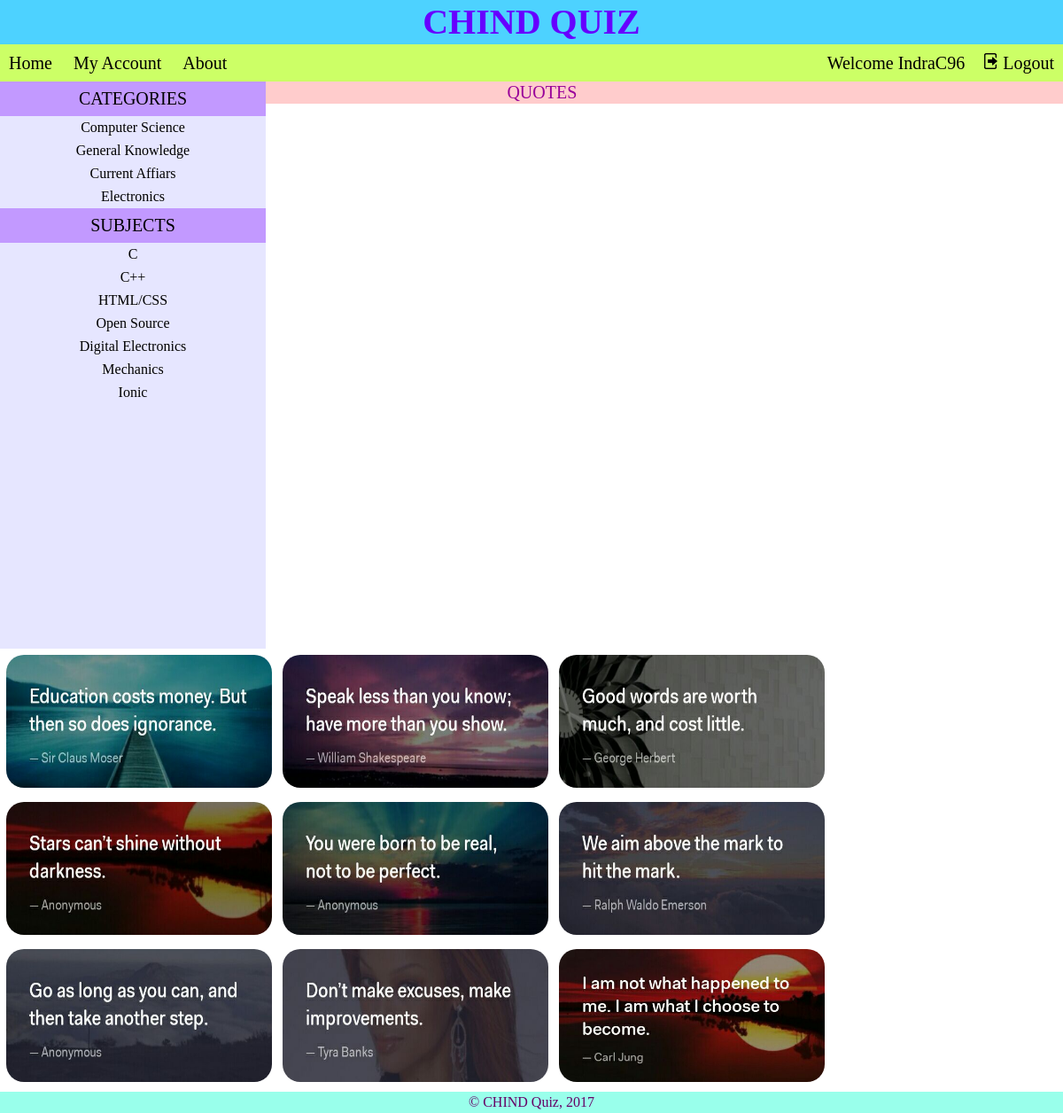
The page /home.php (signed in) on the database its author committed.
### tables this page shows
CREATE TABLE `category` (
  `id` int(11) NOT NULL,
  `name` varchar(30) NOT NULL
);

CREATE TABLE `subject` (
  `id` int(11) NOT NULL,
  `name` varchar(30) NOT NULL
);

### home.php (the view, shortened to what this page needs)
<?php
	require_once('includes/database.php');
?>
<!DOCTYPE html>
<html>
<head>
	<link rel="stylesheet" href="style/style.css">
</head>
<body>
	<header>
		CHIND QUIZ
	</header>
	<div id="menu">
		<ul>
			<a href="home.php"><li>Home</li></a>
			<a href="profile.php"><li>My Account</li></a>
			<a href="about.php"><li>About</li></a>
			<a href="includes/logout.php"><li class="right"><img src="images/logout.png" alt="logout">&nbsp;Logout</li></a>
			<li class="right user">Welcome <?php echo $_SESSION['uname']; ?></li>
		</ul>
	</div>
	<div class="nav">
		<div class="title">CATEGORIES</div>
			<ul>
					<?php
						$sql_cat = "SELECT * FROM category";
						$run_cat = mysqli_query($con, $sql_cat);
						while($row = mysqli_fetch_array($run_cat)) {
								$name = $row['name'];
								echo "<a href='includes/quiz.php?cat=$name'><li>$name</li></a>";
						}
					?>
			</ul>
		<div class="title">SUBJECTS</div>
			<ul>
				<?php
					$sql_sub = "SELECT name FROM subject";
					$run_sub = mysqli_query($con, $sql_sub);
					while($row = mysqli_fetch_array($run_sub)) {
						echo "<li>".$row['name']."</li>";
					}
				?>
			</ul>
	</div>
	<section id="home_img">
		<div id="lgsg">QUOTES</div>
		<table>
			<tr>
				<td><img src="images/1.jpg"></td>
				<td><img src="images/2.jpg"></td>
				<td><img src="images/3.jpg"></td>
			</tr>
			<tr>
				<td><img src="images/4.jpg"></td>
				<td><img src="images/5.jpg"></td>
				<td><img src="images/6.jpg"></td>
			</tr>
			<tr>
				<td><img src="images/7.jpg"></td>
				<td><img src="images/8.jpg"></td>
				<td><img src="images/9.jpg"></td>
			</tr>
		</table>
	</section>
	<footer>&copy; CHIND Quiz, 2017</footer>
</body>
</html>

### style/style.css (style rules this page uses)
body { margin: 0; padding: 0; }
header { color: #6600ff; background-color: #4dd2ff; text-align: center; font-size:40px; line-height: 50px; height: 50px; font-weight: bolder; }
#lgsg { width: 100%; height: 25px; text-align: center; font-size: 20px; line-height: 25px; color: #990099; background-color: #ffcccc; }
table { border: 0; }
table tr td { padding: 5px; }
#menu { height: 42px; width: 100%; background-color: #ccff66; position: relative; }
#menu ul, .nav ul { margin: 0; padding: 0; }
#menu ul li { list-style: none; display: inline-block; font-size: 20px; padding: 10px; }
#menu img { height: 18px; width: 18px; }
a { text-decoration: none; color: black; }
.right { float: right; }
.nav { width: 25%; background-color: #e6e6ff; float: left; height: 80vh; }
.nav .title { width: 100%; background-color: #c299ff; text-align: center; font-size: 20px; padding: 8px 0px 8px 0px; }
.nav ul li { list-style: none; padding: 4px 0px; text-align: center; }
#home_img table tr td img { height: 150px; width: 300px; border-radius: 20px; }
footer { color: #660066; background-color: #99ffeb; height: 24px; text-align: center; line-height: 24px; clear: both; }

### rows shown on the page
category: name "Computer Science"
category: name "General Knowledge"
category: name "Current Affiars"
category: name "Electronics"
subject: name "C"
subject: name "C++"
subject: name "HTML/CSS"
subject: name "Open Source"
subject: name "Digital Electronics"
subject: name "Mechanics"
subject: name "Ionic"

### other values the page prints
$_SESSION['uname'] "IndraC96"
